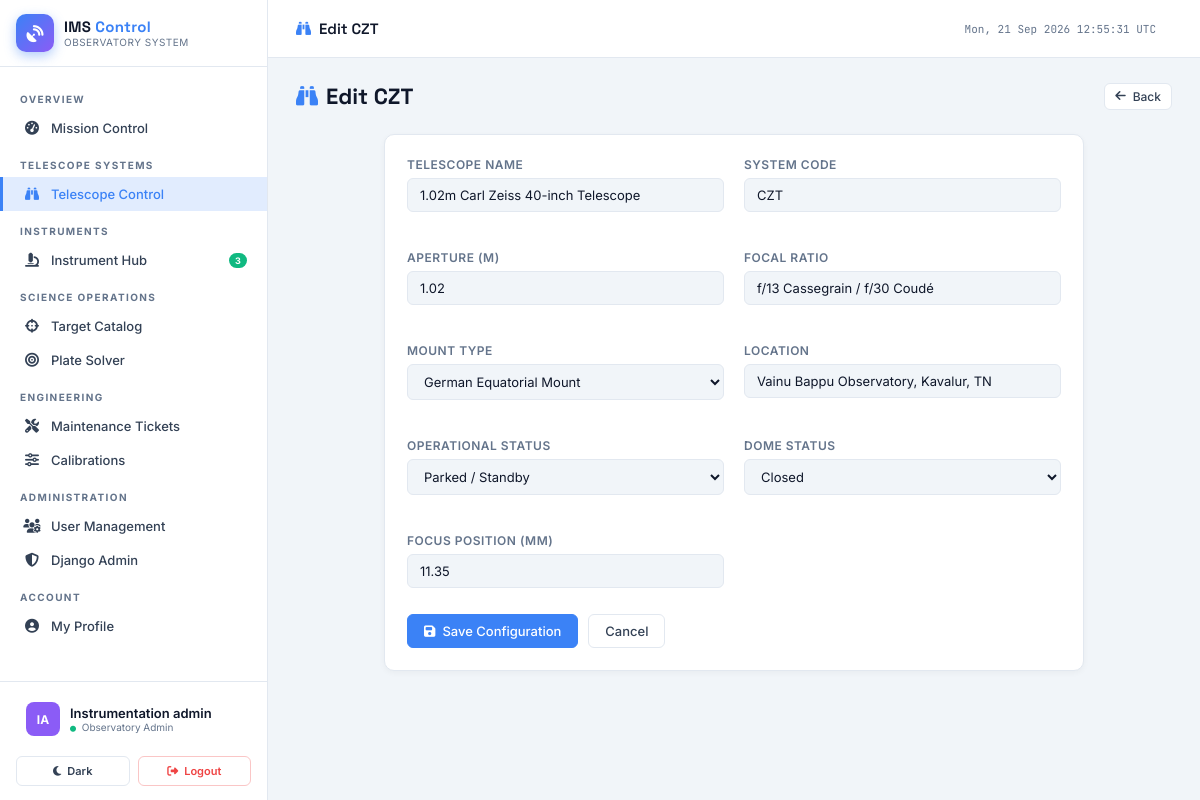
/telescopes/5/edit/ (signed in), run on the app's committed database.
### accounts/models.py (models this page shows, shortened)
class User(AbstractUser):
    ROLE_ADMIN = 'admin'
    ROLE_ENGINEER = 'engineer'
    ROLE_OBSERVER = 'observer'
    ROLE_CHOICES = [
        (ROLE_ADMIN, 'Observatory Admin'),
        (ROLE_ENGINEER, 'Instrument Engineer'),
        (ROLE_OBSERVER, 'Astronomical Observer'),
    ]
    DEPARTMENT_CHOICES = [
        ('optics', 'Optics & Instrumentation'),
        ('electronics', 'Control Electronics'),
        ('software', 'Software & Telemetry'),
        ('astronomy', 'Observational Astronomy'),
        ('operations', 'Site Operations'),
    ]
    role = models.CharField(
        max_length=20, choices=ROLE_CHOICES, default=ROLE_OBSERVER,
        help_text="Primary functional role in the observatory system."
    )
    department = models.CharField(
        max_length=30, choices=DEPARTMENT_CHOICES, default='astronomy'
    )
    designation = models.CharField(max_length=100, blank=True, help_text="Job title or academic rank.")
    phone = models.CharField(max_length=20, blank=True)
    avatar_color = models.CharField(max_length=7, default="#4f8ef7")
    theme_preference = models.CharField(
        max_length=10,
        choices=[('dark', 'Dark Observatory Theme'), ('light', 'Light Theme')],
        default='dark'
    )
    assigned_telescopes = models.ManyToManyField(
        'telescopes.Telescope',
        blank=True,
        related_name='assigned_observers',
        help_text="Telescopes this observer is authorized to view and control."
    )
    created_at = models.DateTimeField(auto_now_add=True)
    updated_at = models.DateTimeField(auto_now=True)
    class Meta:
        verbose_name = "User"
        verbose_name_plural = "Users"
        ordering = ["username"]
    @property
    def is_admin(self):
        return self.role == self.ROLE_ADMIN or self.is_superuser
    def can_access_telescope(self, telescope):
        if self.is_admin or self.is_engineer:
            return True
        if self.role == self.ROLE_OBSERVER:
            return self.assigned_telescopes.filter(pk=telescope.pk).exists()
        return False
    @property
    def display_name(self):
        return self.get_full_name() or self.username
    @property
    def initials(self):
        name = self.get_full_name()
        if name:
            parts = name.split()
            return "".join(p[0].upper() for p in parts[:2])
        return self.username[:2].upper()

### telescopes/models.py (models this page shows, shortened)
class Telescope(models.Model):
    STATUS_ONLINE = 'online'
    STATUS_SLEWING = 'slewing'
    STATUS_TRACKING = 'tracking'
    STATUS_IDLE = 'idle'
    STATUS_MAINTENANCE = 'maintenance'
    STATUS_FAULT = 'fault'
    STATUS_CHOICES = [
        (STATUS_ONLINE, 'Online / Ready'),
        (STATUS_SLEWING, 'Slewing Target'),
        (STATUS_TRACKING, 'Tracking Target'),
        (STATUS_IDLE, 'Parked / Standby'),
        (STATUS_MAINTENANCE, 'Maintenance Mode'),
        (STATUS_FAULT, 'System Fault'),
    ]
    MOUNT_CHOICES = [
        ('alt_az', 'Alt-Azimuth Mount'),
        ('german_eq', 'German Equatorial Mount'),
        ('fork_eq', 'Fork Equatorial Mount'),
    ]
    DOME_CHOICES = [
        ('closed', 'Closed'),
        ('open', 'Open'),
        ('parkov', 'Parked'),
        ('rotating', 'Rotating / Slewing'),
    ]
    name = models.CharField(max_length=150, help_text="Official name of the observatory telescope.")
    code = models.CharField(max_length=20, unique=True, help_text="Short system code identifier.")
    aperture = models.FloatField(help_text="Primary mirror aperture diameter in meters.")
    focal_ratio = models.CharField(max_length=10, default="f/9", help_text="Focal ratio (e.g., f/9, f/11).")
    mount_type = models.CharField(max_length=20, choices=MOUNT_CHOICES, default='alt_az')
    location = models.CharField(max_length=100, default="IIA Observatory Site")
    status = models.CharField(max_length=20, choices=STATUS_CHOICES, default=STATUS_IDLE)
    right_ascension = models.CharField(max_length=30, default="00h 00m 00.0s")
    declination = models.CharField(max_length=30, default="+00° 00' 00.0\"")
    epoch = models.CharField(max_length=10, default="J2000")
    focus_position = models.FloatField(default=12.50, help_text="Focuser position in mm.")
    dome_status = models.CharField(max_length=20, choices=DOME_CHOICES, default='closed')
    dome_azimuth = models.FloatField(default=0.0, help_text="Dome azimuth angle in degrees.")
    primary_mirror_temp = models.FloatField(default=5.2, help_text="Mirror temperature in °C.")
    ambient_temp = models.FloatField(default=2.1, help_text="Ambient dome air temperature in °C.")
    humidity = models.FloatField(default=35.0, help_text="Relative humidity percentage.")
    created_at = models.DateTimeField(auto_now_add=True)
    updated_at = models.DateTimeField(auto_now=True)
    class Meta:
        verbose_name = "Telescope"
        verbose_name_plural = "Telescopes"
        ordering = ["code"]

### telescopes/views.py (the view)
# urls.py: path('<int:pk>/edit/', views.telescope_edit_view, name='telescope_edit'),
@login_required
def telescope_edit_view(request, pk):
    telescope = get_object_or_404(Telescope, pk=pk)
    if not request.user.can_access_telescope(telescope):
        messages.error(request, "Access Denied: You are not authorized to modify this telescope.")
        return redirect('telescopes:telescope_list')
    if request.method == 'POST':
        form = TelescopeForm(request.POST, instance=telescope)
        if form.is_valid():
            telescope = form.save()
            messages.success(request, f"Telescope settings for {telescope.code} updated.")
            return redirect('telescopes:telescope_detail', pk=telescope.pk)
    else:
        form = TelescopeForm(instance=telescope)
    return render(request, 'telescopes/telescope_form.html', {'form': form, 'action': f'Edit {telescope.code}'})

### telescopes/forms.py
class TelescopeForm(forms.ModelForm):
    class Meta:
        model = Telescope
        fields = ['name', 'code', 'aperture', 'focal_ratio', 'mount_type', 'location', 'status', 'dome_status', 'focus_position']
        widgets = {
            'name': forms.TextInput(attrs={'class': 'form-control'}),
            'code': forms.TextInput(attrs={'class': 'form-control'}),
            'aperture': forms.NumberInput(attrs={'class': 'form-control', 'step': '0.1'}),
            'focal_ratio': forms.TextInput(attrs={'class': 'form-control'}),
            'mount_type': forms.Select(attrs={'class': 'form-select'}),
            'location': forms.TextInput(attrs={'class': 'form-control'}),
            'status': forms.Select(attrs={'class': 'form-select'}),
            'dome_status': forms.Select(attrs={'class': 'form-select'}),
            'focus_position': forms.NumberInput(attrs={'class': 'form-control', 'step': '0.01'}),
        }

### core/context_processors.py (called while the page is built)
def observatory_context(request):
    context = {}
    if request.user.is_authenticated:
        context['total_telescopes'] = Telescope.objects.count()
        context['online_telescopes'] = Telescope.objects.filter(status='online').count()
        context['total_instruments'] = Instrument.objects.count()
        context['online_instruments'] = Instrument.objects.filter(status='online').count()
        context['open_tickets'] = MaintenanceTicket.objects.filter(status='open').count()
        context['critical_tickets'] = MaintenanceTicket.objects.filter(status='open', severity='critical').count()
    return context

### templates/telescopes/telescope_form.html (shortened to what this page needs)
{% extends 'base.html' %}
{% block nav_telescopes %}active{% endblock %}
{% block topbar_title %}<i class="fas fa-binoculars" style="color:var(--accent);margin-right:8px;"></i>{{ action }}{% endblock %}
{% block content %}
<div class="page-header">
    <div>
        <h1 class="page-title"><i class="fas fa-binoculars"></i>{{ action }}</h1>
    </div>
    <a href="{% url 'telescopes:telescope_list' %}" class="btn btn-secondary btn-sm"><i class="fas fa-arrow-left"></i> Back</a>
</div>
<div class="card" style="max-width:700px;margin:0 auto;">
    <form method="post">
        <div class="grid grid-2">
            <div class="form-group">
                <label class="form-label">Telescope Name</label>
                {{ form.name }}
            </div>
            <div class="form-group">
                <label class="form-label">System Code</label>
                {{ form.code }}
            </div>
            <div class="form-group">
                <label class="form-label">Aperture (m)</label>
                {{ form.aperture }}
            </div>
            <div class="form-group">
                <label class="form-label">Focal Ratio</label>
                {{ form.focal_ratio }}
            </div>
            <div class="form-group">
                <label class="form-label">Mount Type</label>
                {{ form.mount_type }}
            </div>
            <div class="form-group">
                <label class="form-label">Location</label>
                {{ form.location }}
            </div>
            <div class="form-group">
                <label class="form-label">Operational Status</label>
                {{ form.status }}
            </div>
            <div class="form-group">
                <label class="form-label">Dome Status</label>
                {{ form.dome_status }}
            </div>
            <div class="form-group">
                <label class="form-label">Focus Position (mm)</label>
                {{ form.focus_position }}
            </div>
        </div>
        <div style="display:flex;gap:10px;margin-top:8px;">
            <button type="submit" class="btn btn-primary"><i class="fas fa-save"></i> Save Configuration</button>
            <a href="{% url 'telescopes:telescope_list' %}" class="btn btn-secondary">Cancel</a>
        </div>
    </form>
</div>
{% endblock %}

### templates/base.html (shortened to what this page needs)
<!DOCTYPE html>
<html lang="en" data-theme="{% if user.is_authenticated %}{{ user.theme_preference|default:'dark' }}{% else %}dark{% endif %}">
<head>
    {% load static %}
    <link rel="stylesheet" href="https://cdnjs.cloudflare.com/ajax/libs/font-awesome/6.5.0/css/all.min.css">
</head>
<body>
<nav class="sidebar">
    <div class="sidebar-logo">
        <a href="{% url 'core:dashboard' %}" class="logo-mark">
            <div class="logo-icon"><i class="fas fa-satellite-dish"></i></div>
            <div class="logo-text-block">
                <div class="logo-title">IMS <span>Control</span></div>
                <div class="logo-sub">Observatory System</div>
            </div>
        </a>
    </div>
    <nav class="sidebar-nav">
        <div class="nav-section-label">Overview</div>
        <a href="{% url 'core:dashboard' %}" class="nav-item {% block nav_dashboard %}{% endblock %}">
            <i class="fas fa-gauge-high"></i> Mission Control
        </a>
        <div class="nav-section-label">Telescope Systems</div>
        <a href="{% url 'telescopes:telescope_list' %}" class="nav-item {% block nav_telescopes %}{% endblock %}">
            <i class="fas fa-binoculars"></i> Telescope Control
        </a>
        <div class="nav-section-label">Instruments</div>
        <a href="{% url 'instruments:instrument_list' %}" class="nav-item {% block nav_instruments %}{% endblock %}">
            <i class="fas fa-microscope"></i> Instrument Hub
            {% if online_instruments %}<span class="nav-badge green">{{ online_instruments }}</span>{% endif %}
        </a>
        <div class="nav-section-label">Science Operations</div>
        <a href="{% url 'observations:target_list' %}" class="nav-item {% block nav_targets %}{% endblock %}">
            <i class="fas fa-crosshairs"></i> Target Catalog
        </a>
        <a href="{% url 'platesolver:index' %}" class="nav-item {% block nav_platesolver %}{% endblock %}">
            <i class="fas fa-bullseye"></i> Plate Solver
        </a>
        <div class="nav-section-label">Engineering</div>
        <a href="{% url 'maintenance:ticket_list' %}" class="nav-item {% block nav_tickets %}{% endblock %}">
            <i class="fas fa-screwdriver-wrench"></i> Maintenance Tickets
        </a>
        <a href="{% url 'maintenance:calibration_list' %}" class="nav-item {% block nav_calibrations %}{% endblock %}">
            <i class="fas fa-sliders"></i> Calibrations
        </a>
        {% if user.is_admin %}
        <div class="nav-section-label">Administration</div>
        <a href="{% url 'accounts:user_list' %}" class="nav-item {% block nav_users %}{% endblock %}">
            <i class="fas fa-users-cog"></i> User Management
        </a>
        <a href="/admin/" class="nav-item" target="_blank">
            <i class="fas fa-shield-halved"></i> Django Admin
        </a>
        {% endif %}
        <div class="nav-section-label">Account</div>
        <a href="{% url 'accounts:profile' %}" class="nav-item {% block nav_profile %}{% endblock %}">
            <i class="fas fa-circle-user"></i> My Profile
        </a>
    </nav>
    <div class="sidebar-user">
        <div class="user-card">
            <div class="user-avatar" style="background: {{ user.avatar_color|default:'#3b82f6' }}">
                {{ user.initials }}
            </div>
            <div style="flex:1; min-width:0;">
                <div class="user-name">{{ user.display_name }}</div>
                <div class="user-role-badge">
                    <i class="fas fa-circle" style="font-size:6px; color:var(--green); margin-right:3px;"></i>
                    {{ user.get_role_display }}
                </div>
            </div>
        </div>
    </div>
    <div class="sidebar-actions">
        <a href="{% url 'accounts:toggle_theme' %}" class="btn-sidebar-action btn-theme" title="Toggle Theme">
            <i class="fas {% if user.theme_preference == 'dark' %}fa-sun{% else %}fa-moon{% endif %}"></i>
            <span>{% if user.theme_preference == 'dark' %}Light{% else %}Dark{% endif %}</span>
        </a>
        <a href="{% url 'accounts:logout' %}" class="btn-sidebar-action btn-logout">
            <i class="fas fa-right-from-bracket"></i>
            <span>Logout</span>
        </a>
    </div>
</nav>
<div class="main-content">
    <header class="topbar">
        <div class="topbar-title">{% block topbar_title %}Instrument Management System{% endblock %}</div>
        <div class="topbar-meta" id="live-clock">Loading…</div>
    </header>
    <main class="page-body">
        {% block content %}{% endblock %}
    </main>
</div>
</body>
</html>

### data on the page
User: initials "IA", display_name "Instrumentation admin", role "Observatory Admin"
Telescope: name "1.02m Carl Zeiss 40-inch Telescope", code "CZT", aperture "1.02", focal_ratio "f/13 Cassegrain / f/30 Coudé", mount_type "German Equatorial Mount", location "Vainu Bappu Observatory, Kavalur, TN", status "Parked / Standby", dome_status "Closed", focus_position "11.35"

### other printed values
{{ online_instruments }} "3"
{{ action }} "Edit CZT"
